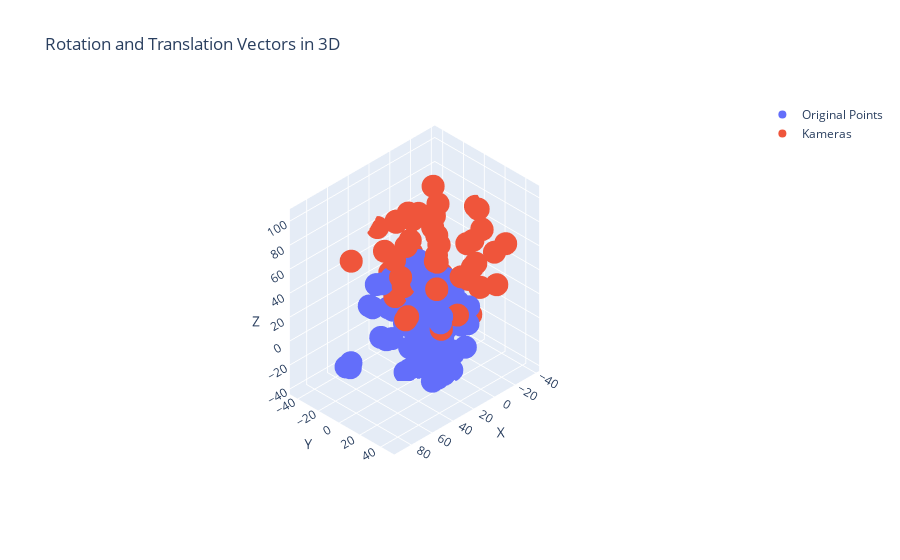

The notebook cell this image was saved under:
### Markdown cell above
#### Kontrolle

### Code cell
wolke_zeigen(coords, pictures)
